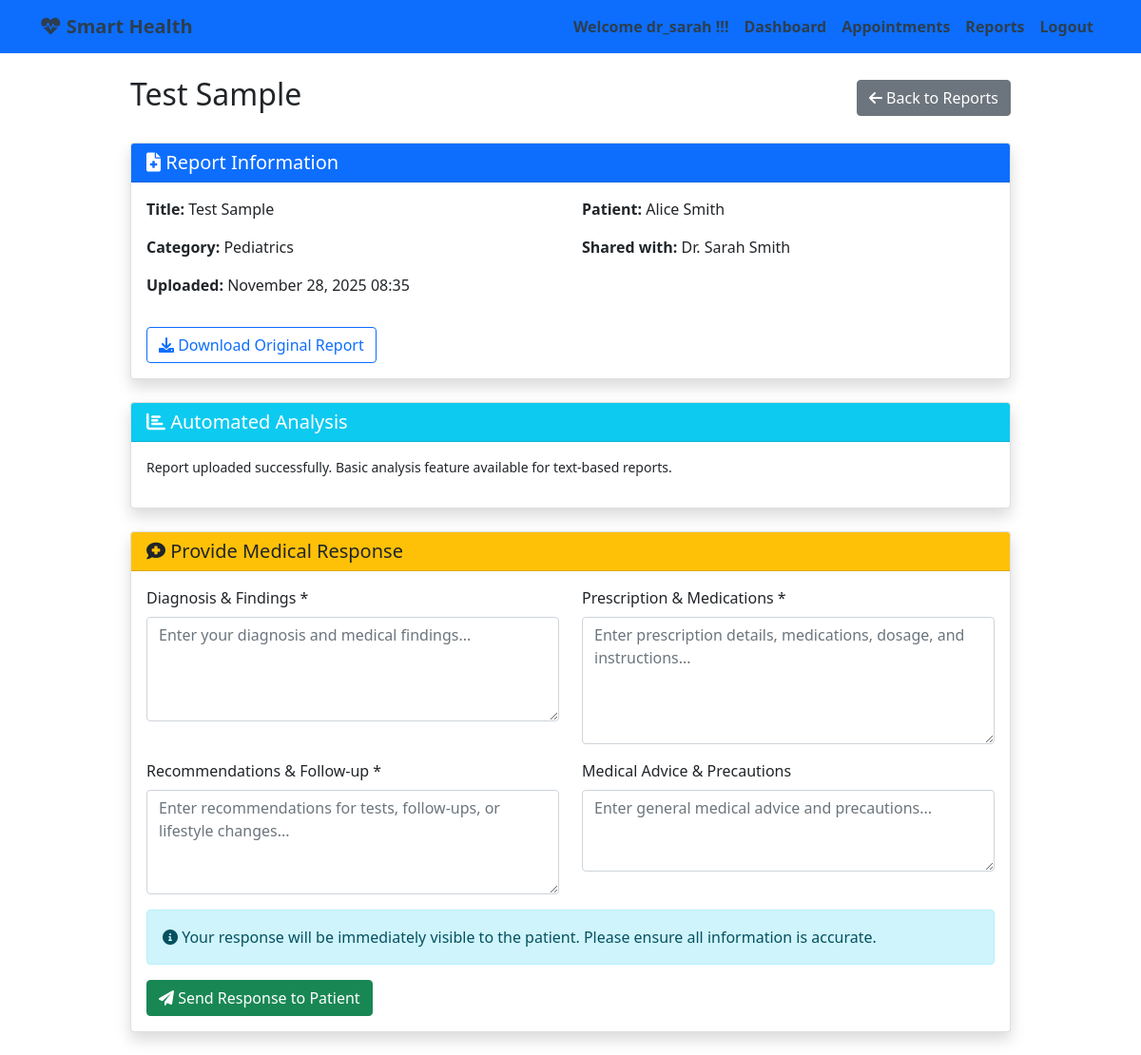
/reports/detail/2/ (signed in), run on the app's committed database.
### apps/reports/models.py (models this page shows, shortened)
class MedicalReport(models.Model):
    patient = models.ForeignKey(User, on_delete=models.CASCADE)
    title = models.CharField(max_length=200)
    description = models.TextField(blank=True)
    report_file = models.FileField(upload_to='medical_reports/')
    uploaded_at = models.DateTimeField(auto_now_add=True)
    analysis_results = models.TextField(blank=True)
    category = models.CharField(
        max_length=50,
        choices=(
            ('cardiologist', 'Cardiology'),
            ('pediatrician', 'Pediatrics'),
            ('general', 'General Medicine'),
            ('orthopedic', 'Orthopedics'),
            ('neurologist', 'Neurology'),
            ('dermatologist', 'Dermatology'),
            ('psychiatrist', 'Psychiatry'),
            ('dentist', 'Dentistry'),
        ),
        blank=True,
        null=True
    )
    shared_with = models.ForeignKey(User, on_delete=models.SET_NULL, null=True, blank=True,
                                  related_name='shared_reports', limit_choices_to={'profile__user_type': 'doctor', 'profile__status': 'approved'})
    class Meta:
        app_label = 'reports'
        ordering = ['-uploaded_at']

### apps/reports/views.py (the view)
# urls.py: path('detail/<int:report_id>/', views.report_detail, name='report_detail'),
@login_required
def report_detail(request, report_id):
    from apps.users.models import Profile
    if request.user.is_staff:
        report = get_object_or_404(MedicalReport, id=report_id)
        user_type = 'admin'
        can_respond = False
    else:
        profile = Profile.objects.get(user=request.user)
        if profile.user_type == 'patient':
            report = get_object_or_404(MedicalReport, id=report_id, patient=request.user)
            can_respond = False
        else:
            report = get_object_or_404(MedicalReport, id=report_id, shared_with=request.user)
            can_respond = not hasattr(report, 'doctor_response')
        user_type = profile.user_type
    response = getattr(report, 'doctor_response', None)
    response_form = DoctorResponseForm() if can_respond else None
    return render(request, 'reports/detail.html', {
        'report': report,
        'user_type': user_type,
        'response_form': response_form,
        'existing_response': response,
        'can_respond': can_respond,
    })

### healthcare/admin_context.py (called while the page is built)
def admin_context(request):
    if request.user.is_authenticated and request.user.is_staff:
        pending_count = Profile.objects.filter(user_type='doctor', status='pending').count()
        return {'pending_count': pending_count}
    return {}

### templates/reports/detail.html (shortened to what this page needs)
{% extends 'base.html' %}
{% block content %}
<div class="row justify-content-center">
    <div class="col-md-10">
        <div class="d-flex justify-content-between align-items-center mb-4">
            <h2>{{ report.title }}</h2>
            <a href="{% url 'report_list' %}" class="btn btn-secondary">
                <i class="fas fa-arrow-left"></i> Back to Reports
            </a>
        </div>
        <div class="card shadow mb-4">
            <div class="card-header bg-primary text-white">
                <h5 class="m-0"><i class="fas fa-file-medical"></i> Report Information</h5>
            </div>
            <div class="card-body">
                <div class="row">
                    <div class="col-md-6">
                        <p><strong>Title:</strong> {{ report.title }}</p>
                        <p><strong>Category:</strong> {{ report.get_category_display }}</p>
                        <p><strong>Uploaded:</strong> {{ report.uploaded_at|date:"F d, Y H:i" }}</p>
                    </div>
                    <div class="col-md-6">
                        <p><strong>Patient:</strong> {{ report.patient.get_full_name }}</p>
                        {% if report.shared_with %}
                        <p><strong>Shared with:</strong> Dr. {{ report.shared_with.get_full_name }}</p>
                        {% endif %}
                    </div>
                </div>
                <div class="mt-3">
                    <a href="{{ report.report_file.url }}" class="btn btn-outline-primary" target="_blank">
                        <i class="fas fa-download"></i> Download Original Report
                    </a>
                </div>
            </div>
        </div>
        {% if report.analysis_results %}
        <div class="card shadow mb-4">
            <div class="card-header bg-info text-white">
                <h5 class="m-0"><i class="fas fa-chart-bar"></i> Automated Analysis</h5>
            </div>
            <div class="card-body">
                <pre style="white-space: pre-wrap; font-family: inherit;">{{ report.analysis_results }}</pre>
            </div>
        </div>
        {% endif %}
        {% if existing_response %}
        <div class="card shadow mb-4">
            <div class="card-header bg-success text-white">
                <h5 class="m-0">
                    <i class="fas fa-user-md"></i> Doctor's Response
                    <small class="float-end">by Dr. {{ existing_response.doctor.get_full_name }}</small>
                </h5>
            </div>
            <div class="card-body">
                <div class="row">
                    <div class="col-md-6">
                        <h6>Diagnosis & Findings:</h6>
                        <div class="border rounded p-3 bg-light">
                            {{ existing_response.diagnosis|linebreaks }}
                        </div>
                    </div>
                    <div class="col-md-6">
                        <h6>Prescription & Medications:</h6>
                        <div class="border rounded p-3 bg-light">
                            {{ existing_response.prescription|linebreaks }}
                        </div>
                    </div>
                </div>
                <div class="row mt-3">
                    <div class="col-md-6">
                        <h6>Recommendations & Follow-up:</h6>
                        <div class="border rounded p-3 bg-light">
                            {{ existing_response.recommendations|linebreaks }}
                        </div>
                    </div>
                    <div class="col-md-6">
                        <h6>Medical Advice & Precautions:</h6>
                        <div class="border rounded p-3 bg-light">
                            {{ existing_response.advice|linebreaks|default:"No specific advice provided." }}
                        </div>
                    </div>
                </div>
                <div class="mt-3 text-muted">
                    <small>
                        Response provided on: {{ existing_response.created_at|date:"F d, Y H:i" }}
                        {% if existing_response.updated_at != existing_response.created_at %}
                        <br>Last updated: {{ existing_response.updated_at|date:"F d, Y H:i" }}
                        {% endif %}
                    </small>
                </div>
                {% if user_type == 'doctor' and existing_response.doctor == user %}
                <div class="mt-3">
                    <button type="button" class="btn btn-warning btn-sm" data-bs-toggle="modal" data-bs-target="#editResponseModal">
                        <i class="fas fa-edit"></i> Edit Response
                    </button>
                </div>
                {% endif %}
            </div>
        </div>
        {% elif can_respond and user_type == 'doctor' %}
        <div class="card shadow mb-4">
            <div class="card-header bg-warning text-dark">
                <h5 class="m-0"><i class="fas fa-comment-medical"></i> Provide Medical Response</h5>
            </div>
            <div class="card-body">
                <form method="post" action="{% url 'add_doctor_response' report.id %}">
                    <div class="row">
                        <div class="col-md-6 mb-3">
                            <label class="form-label">Diagnosis & Findings *</label>
                            {{ response_form.diagnosis }}
                        </div>
                        <div class="col-md-6 mb-3">
                            <label class="form-label">Prescription & Medications *</label>
                            {{ response_form.prescription }}
                        </div>
                    </div>
                    <div class="row">
                        <div class="col-md-6 mb-3">
                            <label class="form-label">Recommendations & Follow-up *</label>
                            {{ response_form.recommendations }}
                        </div>
                        <div class="col-md-6 mb-3">
                            <label class="form-label">Medical Advice & Precautions</label>
                            {{ response_form.advice }}
                        </div>
                    </div>
                    <div class="alert alert-info">
                        <i class="fas fa-info-circle"></i>
                        Your response will be immediately visible to the patient. Please ensure all information is accurate.
                    </div>
                    <button type="submit" class="btn btn-success">
                        <i class="fas fa-paper-plane"></i> Send Response to Patient
                    </button>
                </form>
            </div>
        </div>
        {% endif %}
    </div>
</div>
{% endblock %}

### templates/base.html (shortened to what this page needs)
<!DOCTYPE html>
<html lang="en">
<head>
    <link href="https://cdn.jsdelivr.net/npm/bootstrap@5.1.3/dist/css/bootstrap.min.css" rel="stylesheet">
    <link href="https://cdnjs.cloudflare.com/ajax/libs/font-awesome/6.0.0/css/all.min.css" rel="stylesheet">
</head>
<body>
<nav class="navbar navbar-expand-lg navbar-dark bg-primary">
    <div class="container">
        <a class="navbar-brand" href="{% url 'home' %}">
            <i class="fas fa-heartbeat"></i> Smart Health</a>
        <div class="collapse navbar-collapse" id="navbarNav">
            <ul class="navbar-nav ms-auto">
                {% if user.is_authenticated %}
                <li class="nav-item">
                <a class="nav-link" href="#">
                            Welcome {{ user.username }} !!!
                        </a>
                        </li>
                    <li class="nav-item">
                        <a class="nav-link" href="{% url 'dashboard' %}">Dashboard</a>
                    </li>
                    <li class="nav-item">
                        <a class="nav-link" href="{% url 'appointment_list' %}">Appointments</a>
                    </li>
                    <li class="nav-item">
                        <a class="nav-link" href="{% url 'report_list' %}">Reports</a>
                    </li>
                    <li class="nav-item">
                        <form method="post" action="{% url 'logout' %}" class="d-inline">
                            <button type="submit" class="btn btn-link nav-link" style="border: none; background: none; cursor: pointer;">Logout</button>
                        </form>
                    </li>
                {% endif %}
            </ul>
        </div>
    </div>
</nav>
    <div class="container mt-4">
        {% block content %}
        {% endblock %}
    </div>
</body>
</html>

### templates/base.html (style rules this page uses)
.navbar-brand, .nav-item, .nav-link { font-weight: bold; color: #2c3e50 !important; }

### data on the page
MedicalReport: title "Test Sample", category "Pediatrics", uploaded_at "November 28, 2025 08:35", patient.get_full_name "Alice Smith", shared_with.get_full_name "Sarah Smith", analysis_results "Report uploaded successfully. Basic analysis feature available for text-based reports."

### other printed values
{{ user.username }} "dr_sarah"
